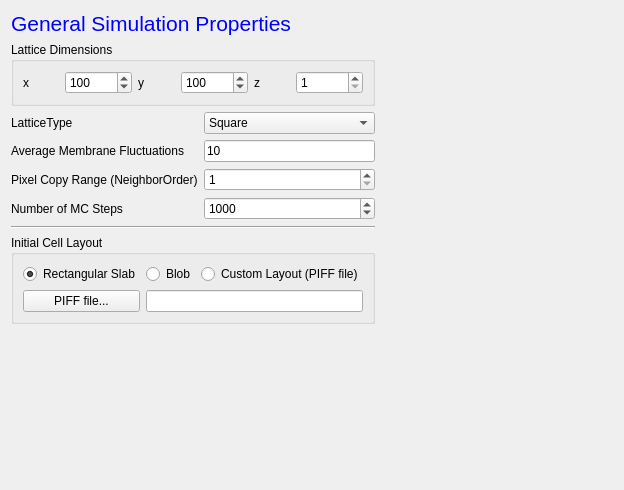
  <widget class="QWizardPage" name="wizardPage_9">
   <layout class="QGridLayout" name="gridLayout_7">
    <item row="0" column="0">
     <widget class="QLabel" name="label_27">
      <property name="text">
       <string>&lt;!DOCTYPE HTML PUBLIC &quot;-//W3C//DTD HTML 4.0//EN&quot; &quot;http://www.w3.org/TR/REC-html40/strict.dtd&quot;&gt;
&lt;html&gt;&lt;head&gt;&lt;meta name=&quot;qrichtext&quot; content=&quot;1&quot; /&gt;&lt;style type=&quot;text/css&quot;&gt;
p, li { white-space: pre-wrap; }
&lt;/style&gt;&lt;/head&gt;&lt;body style=&quot; font-family:'MS Shell Dlg 2'; font-size:8.25pt; font-weight:400; font-style:normal;&quot;&gt;
&lt;p style=&quot; margin-top:0px; margin-bottom:0px; margin-left:0px; margin-right:0px; -qt-block-indent:0; text-indent:0px;&quot;&gt;&lt;span style=&quot; font-size:16pt; color:#0000ff;&quot;&gt;General Simulation Properties&lt;/span&gt;&lt;/p&gt;&lt;/body&gt;&lt;/html&gt;</string>
      </property>
     </widget>
    </item>
    <item row="1" column="0">
     <layout class="QVBoxLayout" name="verticalLayout_19">
      <item>
       <widget class="QGroupBox" name="groupBox_7">
        <property name="title">
         <string>Lattice Dimensions</string>
        </property>
        <layout class="QHBoxLayout" name="horizontalLayout_25">
         <item>
          <layout class="QHBoxLayout" name="horizontalLayout_24">
           <item>
            <widget class="QLabel" name="label_28">
             <property name="text">
              <string>x</string>
             </property>
            </widget>
           </item>
           <item>
            <widget class="QSpinBox" name="xDimSB">
             <property name="minimum">
              <number>1</number>
             </property>
             <property name="maximum">
              <number>10000000</number>
             </property>
             <property name="value">
              <number>100</number>
             </property>
            </widget>
           </item>
           <item>
            <widget class="QLabel" name="label_29">
             <property name="text">
              <string>y</string>
             </property>
            </widget>
           </item>
           <item>
            <widget class="QSpinBox" name="yDimSB">
             <property name="minimum">
              <number>1</number>
             </property>
             <property name="maximum">
              <number>10000000</number>
             </property>
             <property name="value">
              <number>100</number>
             </property>
            </widget>
           </item>
           <item>
            <widget class="QLabel" name="label_30">
             <property name="text">
              <string>z</string>
             </property>
            </widget>
           </item>
           <item>
            <widget class="QSpinBox" name="zDimSB">
             <property name="minimum">
              <number>1</number>
             </property>
             <property name="maximum">
              <number>10000000</number>
             </property>
            </widget>
           </item>
          </layout>
         </item>
        </layout>
       </widget>
      </item>
      <item>
       <layout class="QGridLayout" name="gridLayout_6">
        <item row="1" column="0">
         <widget class="QLabel" name="label_31">
          <property name="text">
           <string>Average Membrane Fluctuations</string>
          </property>
         </widget>
        </item>
        <item row="1" column="1">
         <widget class="QLineEdit" name="membraneFluctuationsLE">
          <property name="toolTip">
           <string>Also known as so called temperature parameter in the acceptance probability expresion:  exp(-delta E/(k*T))</string>
          </property>
          <property name="text">
           <string>10</string>
          </property>
         </widget>
        </item>
        <item row="2" column="0">
         <widget class="QLabel" name="label_32">
          <property name="text">
           <string>Pixel Copy Range (NeighborOrder)</string>
          </property>
         </widget>
        </item>
        <item row="2" column="1">
         <widget class="QSpinBox" name="neighborOrderSB">
          <property name="minimum">
           <number>1</number>
          </property>
          <property name="maximum">
           <number>10</number>
          </property>
         </widget>
        </item>
        <item row="3" column="0">
         <widget class="QLabel" name="label_33">
          <property name="text">
           <string>Number of MC Steps</string>
          </property>
         </widget>
        </item>
        <item row="3" column="1">
         <widget class="QSpinBox" name="mcsSB">
          <property name="maximum">
           <number>1000000000</number>
          </property>
          <property name="value">
           <number>1000</number>
          </property>
         </widget>
        </item>
        <item row="0" column="1">
         <widget class="QComboBox" name="latticeTypeCB">
          <item>
           <property name="text">
            <string>Square</string>
           </property>
          </item>
          <item>
           <property name="text">
            <string>Hexagonal</string>
           </property>
          </item>
         </widget>
        </item>
        <item row="0" column="0">
         <widget class="QLabel" name="label_44">
          <property name="text">
           <string>LatticeType</string>
          </property>
         </widget>
        </item>
       </layout>
      </item>
      <item>
       <widget class="Line" name="line_3">
        <property name="orientation">
         <enum>Qt::Horizontal</enum>
        </property>
       </widget>
      </item>
      <item>
       <widget class="QGroupBox" name="groupBox_8">
        <property name="title">
         <string>Initial Cell Layout</string>
        </property>
        <layout class="QVBoxLayout" name="verticalLayout_18">
         <item>
          <layout class="QGridLayout" name="gridLayout_5">
           <item row="0" column="0">
            <widget class="QRadioButton" name="uniformRB">
             <property name="text">
              <string>Rectangular Slab</string>
             </property>
             <property name="checked">
              <bool>true</bool>
             </property>
            </widget>
           </item>
           <item row="0" column="1">
            <widget class="QRadioButton" name="blobRB">
             <property name="text">
              <string>Blob</string>
             </property>
            </widget>
           </item>
           <item row="0" column="2">
            <widget class="QRadioButton" name="piffRB">
             <property name="text">
              <string>Custom Layout (PIFF file)</string>
             </property>
            </widget>
           </item>
           <item row="1" column="1" colspan="2">
            <widget class="QLineEdit" name="piffLE"/>
           </item>
           <item row="1" column="0">
            <widget class="QPushButton" name="piffPB">
             <property name="text">
              <string>PIFF file...</string>
             </property>
            </widget>
           </item>
          </layout>
         </item>
        </layout>
       </widget>
      </item>
     </layout>
    </item>
    <item row="1" column="1">
     <spacer name="horizontalSpacer_15">
      <property name="orientation">
       <enum>Qt::Horizontal</enum>
      </property>
      <property name="sizeHint" stdset="0">
       <size>
        <width>238</width>
        <height>54</height>
       </size>
      </property>
     </spacer>
    </item>
    <item row="2" column="0">
     <spacer name="verticalSpacer_3">
      <property name="orientation">
       <enum>Qt::Vertical</enum>
      </property>
      <property name="sizeHint" stdset="0">
       <size>
        <width>20</width>
        <height>155</height>
       </size>
      </property>
     </spacer>
    </item>
   </layout>
  </widget>
